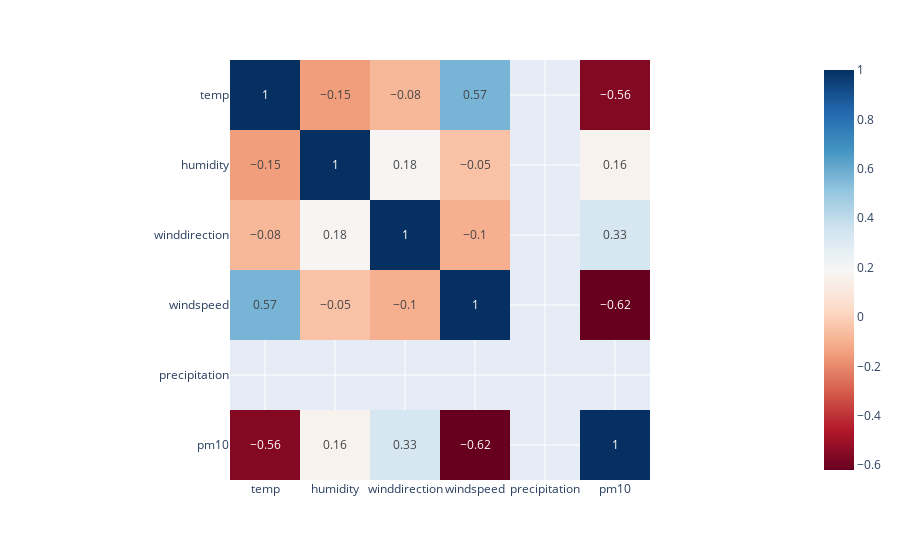

The code cell stored with this chart in its notebook:
### Markdown cell above
### Korrelation in einem Zeitraum ohne Regen

### Code cell
correlation_rain_df = correlation_df.loc[225:301]
px.imshow(correlation_rain_df.corr().round(2), text_auto=True, color_continuous_scale="RdBu")

### Figure 1 — Plotly figure (JSON) as saved in the notebook; plotly's stock layout.template omitted (floating-point values rounded to 4 significant figures)
{"data": [{"coloraxis": "coloraxis", "hovertemplate": "x: %{x}<br>y: %{y}<br>color: %{z}<extra></extra>", "name": "0", "texttemplate": "%{z}", "type": "heatmap", "x": ["temp", "humidity", "winddirection", "windspeed", "precipitation", "pm10"], "xaxis": "x", "y": ["temp", "humidity", "winddirection", "windspeed", "precipitation", "pm10"], "yaxis": "y", "z": [[1, -0.15, -0.08, 0.57, null, -0.56], [-0.15, 1, 0.18, -0.05, null, 0.16], [-0.08, 0.18, 1, -0.1, null, 0.33], [0.57, -0.05, -0.1, 1, null, -0.62], [null, null, null, null, null, null], [-0.56, 0.16, 0.33, -0.62, null, 1]]}], "layout": {"coloraxis": {"colorscale": [[0, "rgb(103,0,31)"], [0.1, "rgb(178,24,43)"], [0.2, "rgb(214,96,77)"], [0.3, "rgb(244,165,130)"], [0.4, "rgb(253,219,199)"], [0.5, "rgb(247,247,247)"], [0.6, "rgb(209,229,240)"], [0.7, "rgb(146,197,222)"], [0.8, "rgb(67,147,195)"], [0.9, "rgb(33,102,172)"], [1, "rgb(5,48,97)"]]}, "margin": {"t": 60}, "xaxis": {"anchor": "y", "constrain": "domain", "domain": [0, 1], "scaleanchor": "y"}, "yaxis": {"anchor": "x", "autorange": "reversed", "constrain": "domain", "domain": [0, 1]}}}
